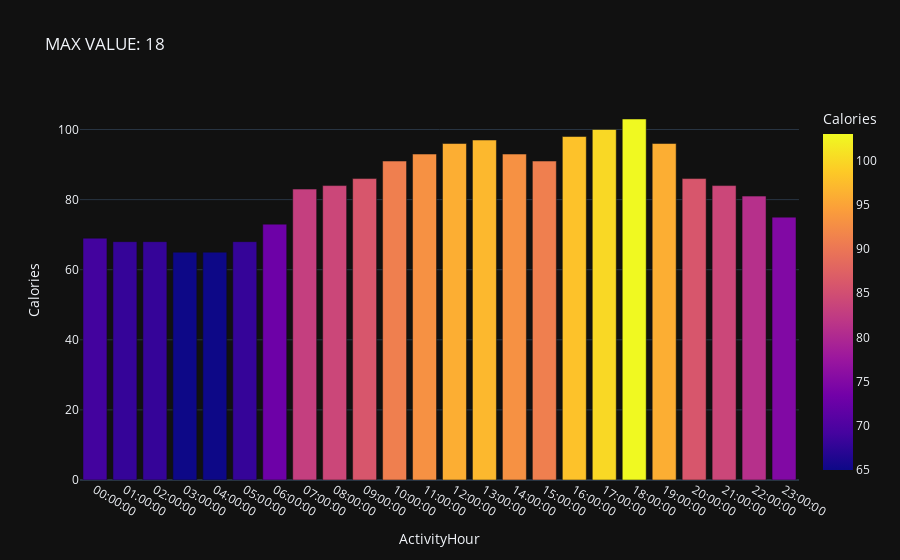

Notebook code for this chart:
### Markdown cell above
# **`Visuals`**

### Code cell
import plotly.express as px
fig = px.bar(d_m3, x='ActivityHour', y='Calories', template='plotly_dark', color= 'Calories', title='MAX VALUE: 18') 
fig.show()

### Figure 1 — Plotly figure (JSON) as saved in the notebook; plotly's stock layout.template omitted (floating-point values rounded to 4 significant figures)
{"data": [{"alignmentgroup": "True", "hovertemplate": "ActivityHour=%{x}<br>Calories=%{marker.color}<extra></extra>", "legendgroup": "", "marker": {"color": [69, 68, 68, 65, 65, 68, 73, 83, 84, 86, 91, 93, 96, 97, 93, 91, 98, 100, 103, 96, 86, 84, 81, 75], "coloraxis": "coloraxis", "pattern": {"shape": ""}}, "name": "", "offsetgroup": "", "orientation": "v", "showlegend": false, "textposition": "auto", "type": "bar", "x": ["00:00:00", "01:00:00", "02:00:00", "03:00:00", "04:00:00", "05:00:00", "06:00:00", "07:00:00", "08:00:00", "09:00:00", "10:00:00", "11:00:00", "12:00:00", "13:00:00", "14:00:00", "15:00:00", "16:00:00", "17:00:00", "18:00:00", "19:00:00", "20:00:00", "21:00:00", "22:00:00", "23:00:00"], "xaxis": "x", "y": [69, 68, 68, 65, 65, 68, 73, 83, 84, 86, 91, 93, 96, 97, 93, 91, 98, 100, 103, 96, 86, 84, 81, 75], "yaxis": "y"}], "layout": {"barmode": "relative", "coloraxis": {"colorbar": {"title": {"text": "Calories"}}, "colorscale": [[0, "#0d0887"], [0.1111, "#46039f"], [0.2222, "#7201a8"], [0.3333, "#9c179e"], [0.4444, "#bd3786"], [0.5556, "#d8576b"], [0.6667, "#ed7953"], [0.7778, "#fb9f3a"], [0.8889, "#fdca26"], [1, "#f0f921"]]}, "legend": {"tracegroupgap": 0}, "title": {"text": "MAX VALUE: 18"}, "xaxis": {"anchor": "y", "domain": [0, 1], "title": {"text": "ActivityHour"}}, "yaxis": {"anchor": "x", "domain": [0, 1], "title": {"text": "Calories"}}}}
